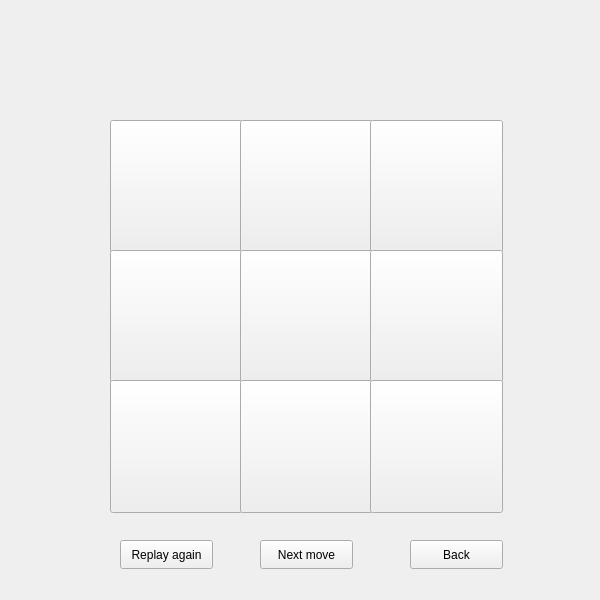
<?xml version="1.0" encoding="UTF-8"?>
<ui version="4.0">
 <class>Replay</class>
 <widget class="QWidget" name="Replay">
  <property name="geometry">
   <rect>
    <x>0</x>
    <y>0</y>
    <width>600</width>
    <height>600</height>
   </rect>
  </property>
  <property name="windowTitle">
   <string>Form</string>
  </property>
  <widget class="QPushButton" name="pushButton_0_2">
   <property name="geometry">
    <rect>
     <x>370</x>
     <y>120</y>
     <width>133</width>
     <height>133</height>
    </rect>
   </property>
   <property name="font">
    <font>
     <pointsize>48</pointsize>
    </font>
   </property>
   <property name="text">
    <string/>
   </property>
  </widget>
  <widget class="QPushButton" name="pushButton_1_1">
   <property name="geometry">
    <rect>
     <x>240</x>
     <y>250</y>
     <width>133</width>
     <height>133</height>
    </rect>
   </property>
   <property name="font">
    <font>
     <pointsize>48</pointsize>
    </font>
   </property>
   <property name="text">
    <string/>
   </property>
  </widget>
  <widget class="QPushButton" name="pushButton_2_1">
   <property name="geometry">
    <rect>
     <x>240</x>
     <y>380</y>
     <width>133</width>
     <height>133</height>
    </rect>
   </property>
   <property name="font">
    <font>
     <pointsize>48</pointsize>
    </font>
   </property>
   <property name="text">
    <string/>
   </property>
  </widget>
  <widget class="QPushButton" name="pushButton_0_0">
   <property name="geometry">
    <rect>
     <x>110</x>
     <y>120</y>
     <width>133</width>
     <height>133</height>
    </rect>
   </property>
   <property name="font">
    <font>
     <pointsize>48</pointsize>
    </font>
   </property>
   <property name="text">
    <string/>
   </property>
  </widget>
  <widget class="QPushButton" name="pushButton_1_2">
   <property name="geometry">
    <rect>
     <x>370</x>
     <y>250</y>
     <width>133</width>
     <height>133</height>
    </rect>
   </property>
   <property name="font">
    <font>
     <pointsize>48</pointsize>
    </font>
   </property>
   <property name="text">
    <string/>
   </property>
  </widget>
  <widget class="QPushButton" name="pushButton_0_1">
   <property name="geometry">
    <rect>
     <x>240</x>
     <y>120</y>
     <width>133</width>
     <height>133</height>
    </rect>
   </property>
   <property name="font">
    <font>
     <pointsize>48</pointsize>
    </font>
   </property>
   <property name="text">
    <string/>
   </property>
  </widget>
  <widget class="QPushButton" name="pushButton_2_0">
   <property name="geometry">
    <rect>
     <x>110</x>
     <y>380</y>
     <width>133</width>
     <height>133</height>
    </rect>
   </property>
   <property name="font">
    <font>
     <pointsize>48</pointsize>
    </font>
   </property>
   <property name="text">
    <string/>
   </property>
  </widget>
  <widget class="QPushButton" name="pushButton_2_2">
   <property name="geometry">
    <rect>
     <x>370</x>
     <y>380</y>
     <width>133</width>
     <height>133</height>
    </rect>
   </property>
   <property name="font">
    <font>
     <pointsize>48</pointsize>
    </font>
   </property>
   <property name="text">
    <string/>
   </property>
  </widget>
  <widget class="QPushButton" name="againButton">
   <property name="geometry">
    <rect>
     <x>120</x>
     <y>540</y>
     <width>93</width>
     <height>29</height>
    </rect>
   </property>
   <property name="text">
    <string>Replay again</string>
   </property>
  </widget>
  <widget class="QPushButton" name="pushButton_1_0">
   <property name="geometry">
    <rect>
     <x>110</x>
     <y>250</y>
     <width>133</width>
     <height>133</height>
    </rect>
   </property>
   <property name="font">
    <font>
     <pointsize>48</pointsize>
    </font>
   </property>
   <property name="text">
    <string/>
   </property>
  </widget>
  <widget class="QPushButton" name="profile">
   <property name="geometry">
    <rect>
     <x>410</x>
     <y>540</y>
     <width>93</width>
     <height>29</height>
    </rect>
   </property>
   <property name="text">
    <string>Back</string>
   </property>
  </widget>
  <widget class="QPushButton" name="next">
   <property name="geometry">
    <rect>
     <x>260</x>
     <y>540</y>
     <width>93</width>
     <height>29</height>
    </rect>
   </property>
   <property name="text">
    <string>Next move</string>
   </property>
  </widget>
  <zorder>pushButton_0_0</zorder>
  <zorder>pushButton_1_0</zorder>
  <zorder>pushButton_2_0</zorder>
  <zorder>pushButton_0_1</zorder>
  <zorder>pushButton_0_2</zorder>
  <zorder>pushButton_1_1</zorder>
  <zorder>pushButton_2_1</zorder>
  <zorder>pushButton_1_2</zorder>
  <zorder>pushButton_2_2</zorder>
  <zorder>againButton</zorder>
  <zorder>profile</zorder>
  <zorder>next</zorder>
 </widget>
 <resources/>
 <connections/>
</ui>
